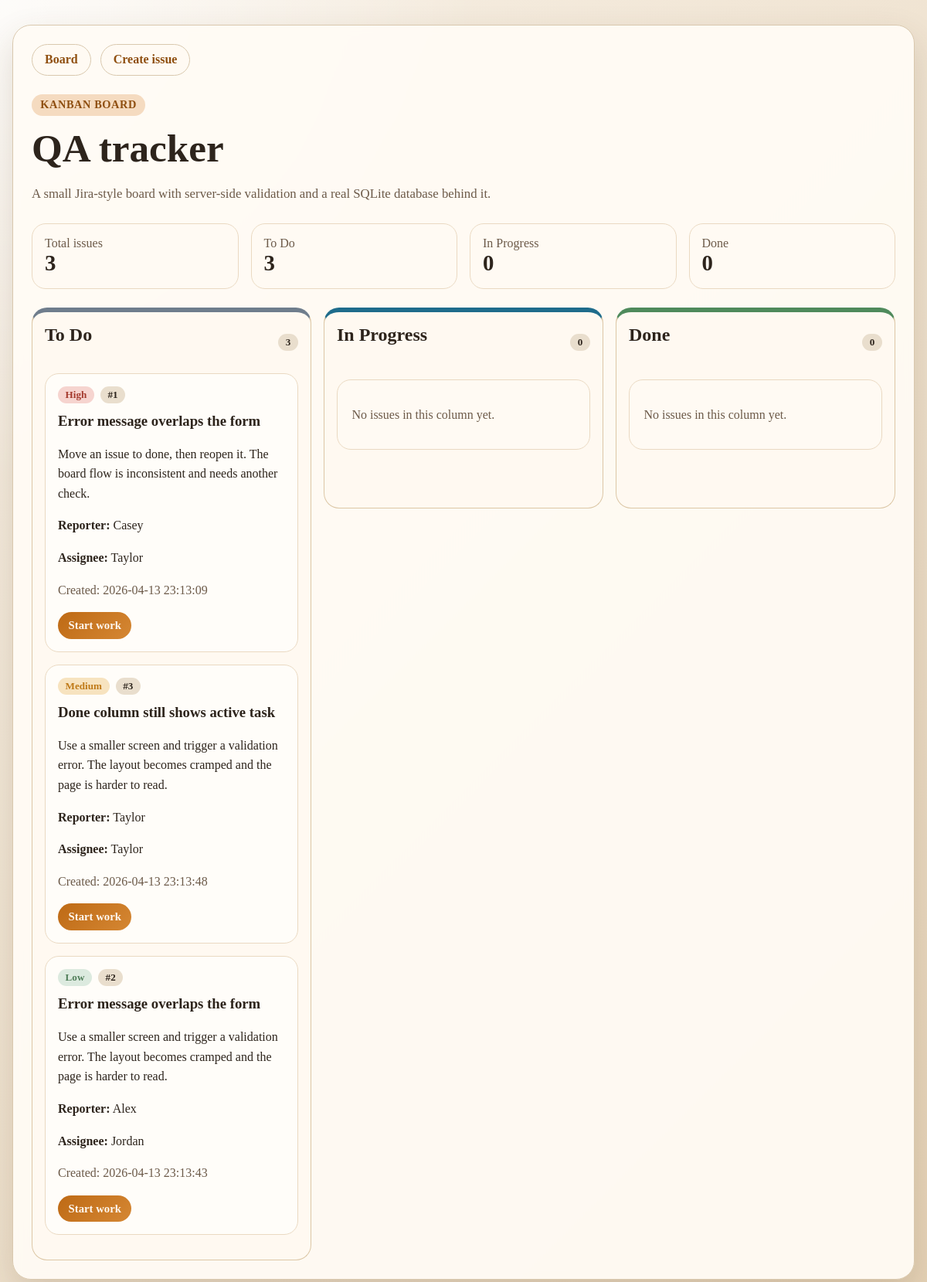
Before: / with the older database file.
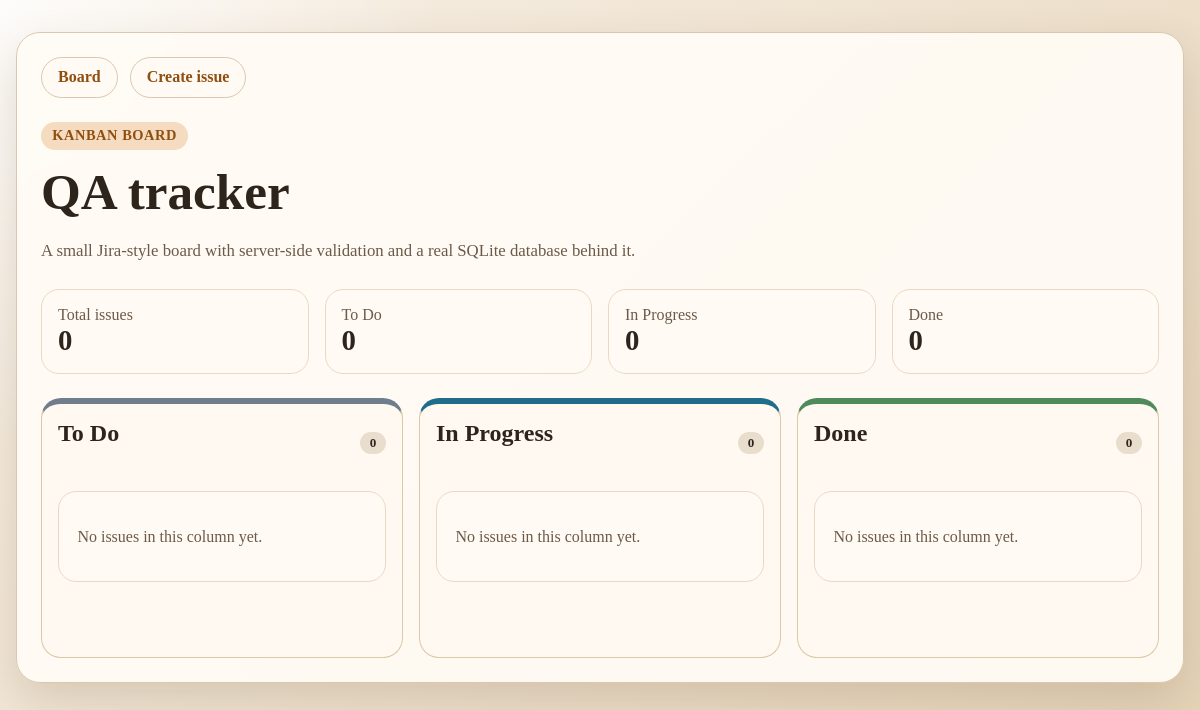
After: the same page with the newer database file.
### tables this page shows
CREATE TABLE issues (
            id INTEGER PRIMARY KEY AUTOINCREMENT,
            title TEXT NOT NULL,
            description TEXT NOT NULL,
            reporter TEXT NOT NULL,
            assignee TEXT NOT NULL,
            severity TEXT NOT NULL,
            status TEXT NOT NULL,
            created_at TEXT NOT NULL
        );

### helpers.php (called while the page is built, shortened)
<?php
function sanitiseString($value): string
{
    return htmlspecialchars(trim((string) $value), ENT_QUOTES, 'UTF-8');
}
function getSeverityOptions(): array
{
    return [
        'low' => 'Low',
        'medium' => 'Medium',
        'high' => 'High',
    ];
}
function getStatusOptions(): array
{
    return [
        'todo' => 'To Do',
        'in_progress' => 'In Progress',
        'done' => 'Done',
    ];
}
function getDatabasePath(): string
{
    return __DIR__ . '/data/issues.sqlite';
}
function getDatabaseConnection(): PDO
{
    $pdo = new PDO('sqlite:' . getDatabasePath());
    $pdo->setAttribute(PDO::ATTR_ERRMODE, PDO::ERRMODE_EXCEPTION);
    $pdo->setAttribute(PDO::ATTR_DEFAULT_FETCH_MODE, PDO::FETCH_ASSOC);
    return $pdo;
}
function fetchIssuesByStatus(): array
{
    $groupedIssues = [];
    foreach (getStatusOptions() as $status => $label) {
        $groupedIssues[$status] = [];
    }
    $pdo = getDatabaseConnection();
    $statement = $pdo->query(
        "SELECT * FROM issues
         ORDER BY
            CASE severity
                WHEN 'high' THEN 1
                WHEN 'medium' THEN 2
                ELSE 3
            END,
            id DESC"
    );
    foreach ($statement as $issue) {
        if (isset($groupedIssues[$issue['status']])) {
            $groupedIssues[$issue['status']][] = $issue;
        }
    }
    return $groupedIssues;
}
function getNextStatusActions(string $currentStatus): array
{
    if ($currentStatus === 'todo') {
        return [
            'in_progress' => 'Start work',
        ];
    }
    return [];
}
function getIssueCount(array $issues): int
{
    return count($issues);
}

### index.php (the view, shortened to what this page needs)
<?php
require 'helpers.php';
$statusOptions = getStatusOptions();
$severityOptions = getSeverityOptions();
$issuesByStatus = fetchIssuesByStatus();
$totalIssues = 0;
foreach ($issuesByStatus as $issues) {
    $totalIssues += getIssueCount($issues);
}
?>
<!DOCTYPE html>
<html lang="en">
<head>
</head>
<body>
    <div class="page-shell">
        <main class="page-card">
            <?php include 'nav.php'; ?>
            <span class="hero-tag">Kanban Board</span>
            <h1>QA tracker</h1>
            <p class="lead">A small Jira-style board with server-side validation and a real SQLite database behind it.</p>
            <section class="summary-grid">
                <div class="summary-card">
                    <span class="muted">Total issues</span>
                    <strong><?php echo $totalIssues; ?></strong>
                </div>
                <?php foreach ($statusOptions as $status => $label) { ?>
                    <div class="summary-card">
                        <span class="muted"><?php echo sanitiseString($label); ?></span>
                        <strong><?php echo getIssueCount($issuesByStatus[$status]); ?></strong>
                    </div>
                <?php } ?>
            </section>
            <section class="board-grid">
                <?php foreach ($statusOptions as $status => $label) { ?>
                    <div class="board-column column-<?php echo sanitiseString($status); ?>">
                        <div class="column-heading">
                            <h2><?php echo sanitiseString($label); ?></h2>
                            <span class="pill status-pill"><?php echo getIssueCount($issuesByStatus[$status]); ?></span>
                        </div>
                        <?php if (count($issuesByStatus[$status]) === 0) { ?>
                            <div class="info-panel">
                                <p class="muted">No issues in this column yet.</p>
                            </div>
                        <?php } ?>
                        <?php foreach ($issuesByStatus[$status] as $issue) { ?>
                            <article class="issue-card">
                                <div class="issue-meta">
                                    <span class="pill severity-<?php echo sanitiseString($issue['severity']); ?>">
                                        <?php echo sanitiseString($severityOptions[$issue['severity']]); ?>
                                    </span>
                                    <span class="pill status-pill">#<?php echo (int) $issue['id']; ?></span>
                                </div>
                                <h3><?php echo sanitiseString($issue['title']); ?></h3>
                                <p><?php echo nl2br(sanitiseString($issue['description'])); ?></p>
                                <p><strong>Reporter:</strong> <?php echo sanitiseString($issue['reporter']); ?></p>
                                <p><strong>Assignee:</strong> <?php echo sanitiseString($issue['assignee']); ?></p>
                                <p class="muted">Created: <?php echo sanitiseString($issue['created_at']); ?></p>
                                <?php $actions = getNextStatusActions($issue['status']); ?>
                                <?php if (count($actions) > 0) { ?>
                                    <div class="card-actions">
                                        <?php foreach ($actions as $nextStatus => $buttonText) { ?>
                                            <form method="post" action="process.php">
                                                <button type="submit"><?php echo sanitiseString($buttonText); ?></button>
                                            </form>
                                        <?php } ?>
                                    </div>
                                <?php } ?>
                            </article>
                        <?php } ?>
                    </div>
                <?php } ?>
            </section>
        </main>
    </div>
</body>
</html>

### nav.php
<nav class="page-nav">
    <a href="index.php">Board</a>
    <a href="form.php">Create issue</a>
</nav>

### helpers.php (style rules this page uses)
:root { --page-background: #efe6d6; --panel-background: rgba(255, 251, 245, 0.94); --panel-border: #d9c8ae; --text-colour: #2d241c; --muted-text: #6c5a49; --accent: #be6a15; --accent-dark: #8f4f10; --highlight: #f5dbc0; --shadow: 0 18px 45px rgba(80, 53, 24, 0.16); --todo-colour: #6f7d8c; --progress-colour: #1f6c8b; --done-colour: #4f8a5b; --high-colour: #a53a2e; --medium-colour: #bf7a18; --low-colour: #4f7d58; }
* { box-sizing: border-box; }
body { margin: 0; min-height: 100vh; font-family: Georgia, "Times New Roman", serif; color: var(--text-colour); background: radial-gradient(circle at top left, rgba(255, 255, 255, 0.78), transparent 30%), linear-gradient(135deg, #f8f1e7 0%, #e5d2b6 100%); }
a { color: var(--accent-dark); }
.page-shell { width: min(1200px, calc(100% - 2rem)); margin: 2rem auto; }
.page-card { background: var(--panel-background); border: 1px solid var(--panel-border); border-radius: 24px; padding: 1.5rem; box-shadow: var(--shadow); backdrop-filter: blur(6px); }
.page-nav { display: flex; gap: 0.75rem; flex-wrap: wrap; margin-bottom: 1.5rem; }
.page-nav a { text-decoration: none; padding: 0.65rem 1rem; border-radius: 999px; border: 1px solid var(--panel-border); background: #fffaf3; font-weight: bold; }
.hero-tag, .result-tag { display: inline-block; margin-bottom: 0.75rem; padding: 0.35rem 0.7rem; border-radius: 999px; background: var(--highlight); color: var(--accent-dark); font-size: 0.9rem; font-weight: bold; letter-spacing: 0.04em; text-transform: uppercase; }
h1, h2, h3 { margin-top: 0; }
h1 { margin-bottom: 0.75rem; font-size: clamp(2rem, 5vw, 3.2rem); }
p { line-height: 1.6; }
.lead { color: var(--muted-text); font-size: 1.05rem; }
.highlight-box, .result-box, .info-panel { margin-top: 1.5rem; padding: 1rem 1.15rem; border-radius: 18px; background: #fffaf3; border: 1px solid #ead9c2; }
.summary-grid, .board-grid { display: grid; gap: 1rem; }
.summary-grid { grid-template-columns: repeat(auto-fit, minmax(180px, 1fr)); margin-top: 1.5rem; }
.summary-card { padding: 1rem; border-radius: 18px; background: #fffaf3; border: 1px solid #ead9c2; }
.summary-card strong { display: block; font-size: 1.8rem; }
.board-grid { grid-template-columns: repeat(3, minmax(0, 1fr)); align-items: start; margin-top: 1.5rem; }
.board-column { min-height: 260px; padding: 1rem; border-radius: 20px; border: 1px solid #dcc7a6; background: rgba(255, 249, 241, 0.88); }
.column-todo { border-top: 6px solid var(--todo-colour); }
.column-in_progress { border-top: 6px solid var(--progress-colour); }
.column-done { border-top: 6px solid var(--done-colour); }
.column-heading { display: flex; justify-content: space-between; gap: 0.75rem; align-items: center; margin-bottom: 1rem; }
.pill { display: inline-block; padding: 0.2rem 0.6rem; border-radius: 999px; font-size: 0.82rem; font-weight: bold; }
.status-pill { background: #e9decd; color: var(--text-colour); }
.muted { color: var(--muted-text); }
button, .button-link { display: inline-block; padding: 0.8rem 1.15rem; border: none; border-radius: 999px; background: linear-gradient(135deg, var(--accent) 0%, #d58733 100%); color: #fff8f0; font: inherit; font-weight: bold; text-decoration: none; cursor: pointer; }
.issue-card { margin-bottom: 1rem; padding: 1rem; border-radius: 18px; background: #fffdf9; border: 1px solid #ead9c2; }
.issue-meta { display: flex; gap: 0.5rem; flex-wrap: wrap; margin-bottom: 0.75rem; }
.severity-high { background: #f6d4cf; color: var(--high-colour); }
.severity-medium { background: #f7e3bf; color: var(--medium-colour); }
.severity-low { background: #dceadf; color: var(--low-colour); }
.card-actions { display: flex; gap: 0.65rem; flex-wrap: wrap; margin-top: 1rem; }
.card-actions form { margin: 0; }
.card-actions button { padding: 0.55rem 0.85rem; font-size: 0.92rem; }

Changed rows visible on the page:
removed issues: severity "High", id "1", title "Error message overlaps the form", description "Move an issue to done, then reopen it. The board flow is inconsistent and needs another check.", reporter "Casey", assignee "Taylor", created_at "2026-04-13 23:13:09", status "Start work"
removed issues: severity "Medium", id "3", title "Done column still shows active task", description "Use a smaller screen and trigger a validation error. The layout becomes cramped and the page is harder to read.", reporter "Taylor", assignee "Taylor", created_at "2026-04-13 23:13:48", status "Start work"
removed issues: severity "Low", id "2", title "Error message overlaps the form", description "Use a smaller screen and trigger a validation error. The layout becomes cramped and the page is harder to read.", reporter "Alex", assignee "Jordan", created_at "2026-04-13 23:13:43", status "Start work"
Other visible differences:
$totalIssues: "3" → "0"
new list line: "To Do 0"
new list line: "To Do 0 No issues in this column yet."
list line gone: "To Do 3"
